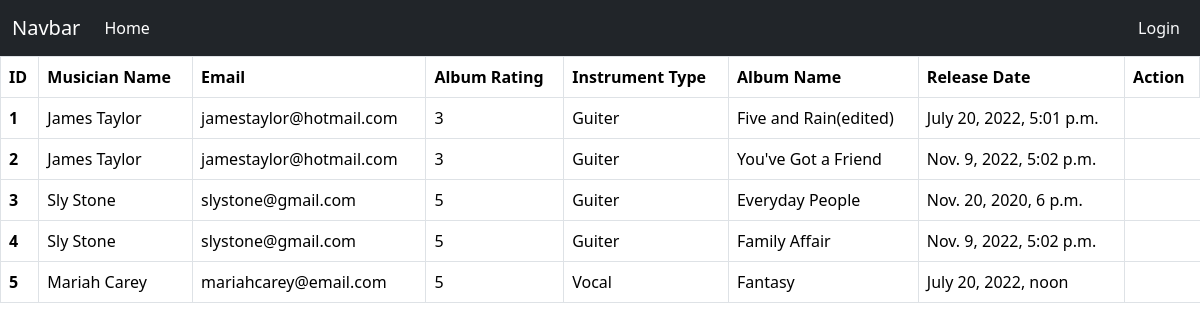
The page / on the database its author committed.
### album/models.py (models this page shows, shortened)
class Album(models.Model):
    album_name = models.CharField(max_length = 200)
    musician = models.ForeignKey(Musician, on_delete=models.CASCADE)
    release_date = models.DateTimeField()
    rating = models.PositiveIntegerField()

### musician/models.py (models this page shows, shortened)
class Musician(models.Model):
    first_name = models.CharField(max_length= 20)
    last_name = models.CharField(max_length= 20)
    email = models.EmailField()
    phone_number = models.CharField(max_length = 12)
    instrument = models.CharField(max_length= 100)

### Musicians_Directory/views.py (the view)
# urls.py: 2. Add a URL to urlpatterns:  path('', views.home, name='home')
def home(request):
    data = Album.objects.all()
    return render(request, 'home.html', {'data': data})

### templates/home.html (shortened to what this page needs)
{% extends "base.html" %}
{% block content %}
<table class="table table-bordered">
    <thead>
      <tr>
        <th scope="col">ID</th>
        <th scope="col">Musician Name</th>
        <th scope="col">Email</th>
        <th scope="col">Album Rating</th>
        <th scope="col">Instrument Type</th>
        <th scope="col">Album Name</th>
        <th scope="col">Release Date</th>
        <th scope="col">Action</th>
      </tr>
    </thead>
    <tbody>
    {% for albm in data %}
        <tr>
            <th scope="row">{{albm.pk}}</th>
            <td>{{albm.musician.first_name}}{{" "}}{{albm.musician.last_name}}</td>
            <td>{{albm.musician.email}}</td>
            <td>{{albm.rating}}</td>
            <td>{{albm.musician.instrument}}</td>
            <td>{{albm.album_name}}</td>
            <td>{{albm.release_date}}</td>
      </tr>
    {% endfor %}
    </tbody>
  </table>
{% endblock content %}

### templates/base.html (shortened to what this page needs)
<!doctype html>
<html lang="en">
  <head>
    <link href="https://cdn.jsdelivr.net/npm/bootstrap@5.3.2/dist/css/bootstrap.min.css" rel="stylesheet">
  </head>
  <body>
        <nav class="navbar navbar-expand-lg navbar-dark bg-dark">
            <div class="container-fluid">
            <a class="navbar-brand" href="#">Navbar</a>
            <div class="collapse navbar-collapse" id="navbarSupportedContent">
                <ul class="navbar-nav me-auto mb-2 mb-lg-0">
                <li class="nav-item">
                    <a class="nav-link active" aria-current="page" href="{% url 'homepage' %}">Home</a>
                </li>
                </ul>
                <div class="d-flex">
                    <ul class="navbar-nav me-auto mb-2 mb-lg-0">
                        {% if request.user.is_authenticated %}
                            <li class="nav-item">
                                <a class="nav-link active" aria-current="page" href="{% url 'edit_musician' %}">Musician</a>
                            </li>
                            <li class="nav-item">
                                <a class="nav-link active" aria-current="page" href="{% url 'add_album' %}">Album</a>
                            </li>
                            <li class="nav-item">
                                <a class="nav-link btn btn-danger text-light" href="{% url 'user_logout' %}">Logout</a>
                            </li>
                        {% else %}
                            <li class="nav-item">
                                <a class="nav-link btn btn-primary text-light" href="{% url 'login' %}">Login</a>
                            </li>
                        {% endif %}
                    </ul>
                </div>
            </div>
            </div>
        </nav>
        {% block content %}
        {% endblock content %}
  </body>
</html>

### rows shown on the page
Album: pk "1", musician.first_name "James", musician.last_name "Taylor", musician.email "jamestaylor@hotmail.com", rating "3", musician.instrument "Guiter", album_name "Five and Rain(edited)", release_date "July 20, 2022, 5:01 p.m."
Album: pk "2", musician.first_name "James", musician.last_name "Taylor", musician.email "jamestaylor@hotmail.com", rating "3", musician.instrument "Guiter", album_name "You've Got a Friend", release_date "Nov. 9, 2022, 5:02 p.m."
Album: pk "3", musician.first_name "Sly", musician.last_name "Stone", musician.email "slystone@gmail.com", rating "5", musician.instrument "Guiter", album_name "Everyday People", release_date "Nov. 20, 2020, 6 p.m."
Album: pk "4", musician.first_name "Sly", musician.last_name "Stone", musician.email "slystone@gmail.com", rating "5", musician.instrument "Guiter", album_name "Family Affair", release_date "Nov. 9, 2022, 5:02 p.m."
Album: pk "5", musician.first_name "Mariah", musician.last_name "Carey", musician.email "mariahcarey@email.com", rating "5", musician.instrument "Vocal", album_name "Fantasy", release_date "July 20, 2022, noon"
